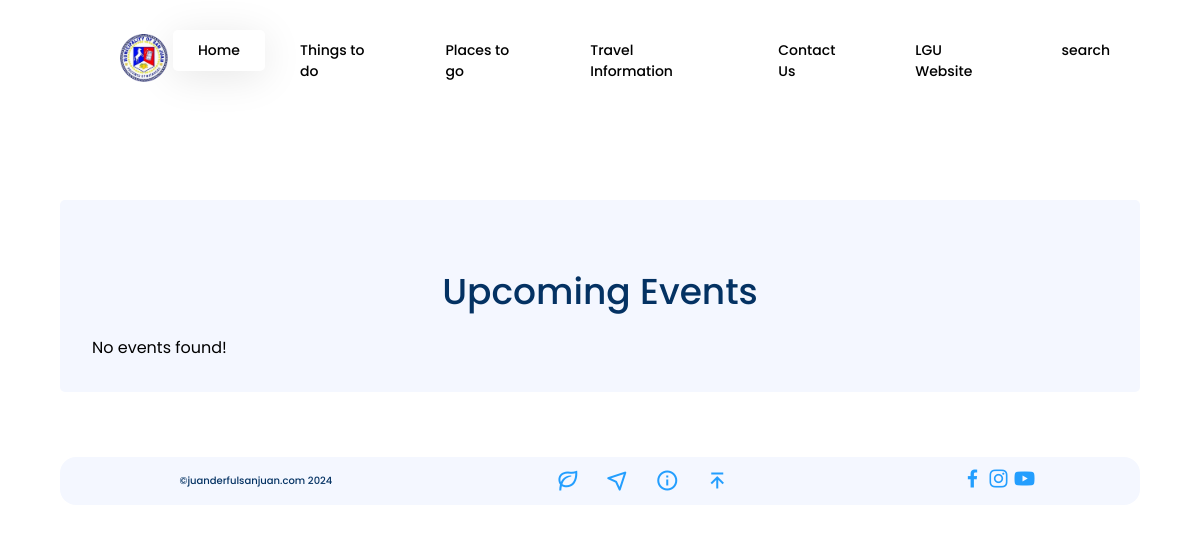
Page /events.php on the earlier database version.
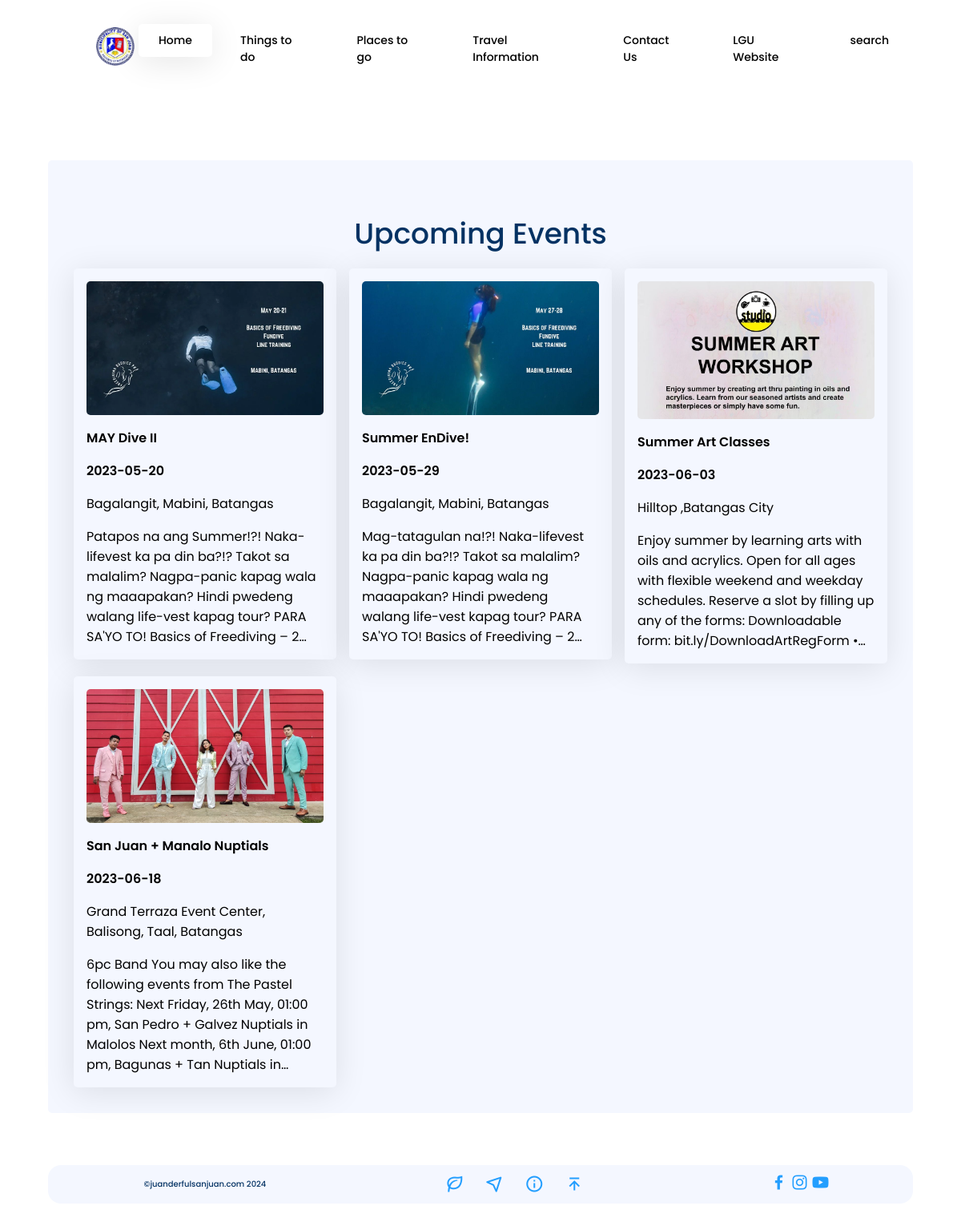
Same page on the later database version.
### tables this page shows
CREATE TABLE `events` (
  `id` int(11) NOT NULL,
  `name` varchar(100) NOT NULL,
  `description` varchar(10000) NOT NULL,
  `location` varchar(100) NOT NULL,
  `date` date NOT NULL,
  `img1` varchar(50) NOT NULL
);

### events.php (the view, shortened to what this page needs)
<?php
include 'components/connect.php';
?>
<!DOCTYPE html>
<html lang="en">
<head>
    <link rel="stylesheet" href="css/style.css">
</head>
<body>
    <header>
        <?php include 'components/header.php'; ?>
    </header>
    <br><br>
    <br><br>
    <br><br>
    <section class="section events" >
        <div class="events_container container">
            <div class="title_">Upcoming Events</div>
            <div class="events_contents">
                <?php
                    $sql = "SELECT * FROM `events` ORDER BY date";
                    $select_places = $conn->prepare($sql);
                    $select_places->execute();
                    if($select_places->rowCount() > 0){
                    while($fetch_places = $select_places->fetch(PDO::FETCH_ASSOC)){
                ?>
                <div class="events_list">
                    <div class="list_content">
                        <img src="img/events<?= $fetch_places['img1']; ?>">
                        <b><?= $fetch_places['name']; ?></b>
                        <b><?= $fetch_places['date']; ?></b>
                        <?= $fetch_places['location']; ?>
                        <p><?= $fetch_places['description']; ?></p>
                    </div>
                </div>
                <?php
                }
                }else{
                    echo '<p class="empty">No events found!</p>';
                }
                ?>
            </div>
        </div>
    </section>
    <?php include 'components/footer.php'; ?>
</body>
</html>

### components/header.php (shortened to what this page needs)
<div class="logo">
    <a href="index.php"><img src="img/logo.png"></a>
</div>
<nav class="nav-bar">
    <ul>
        <li>
            <a href="index.php" class="active">Home</a>
        </li>
        <li>
            <a href="index.php#experience">Things to do</a>
        </li>
        <li>
            <a href="index.php#experience">Places to go</a>
        </li>
        <li>
            <a href="travel-information.php">Travel Information</a>
        </li>
        <li>
            <a href="maps.php">Contact Us</a>
        </li>
        <li>
            <a href="https://www.sanjuanbatangas.gov.ph/" target="_blank">LGU Website</a>
        </li>
        <li>
            <a href="search.php">search</a>
        </li>
    </ul>
</nav>

### components/footer.php (shortened to what this page needs)
<section class="section">
    <footer class="footer_ ">
        <p class="foot_">©juanderfulsanjuan.com <?= date('Y'); ?></p>
        <ul class="footer_nav ">
            <div class="footer_icons ">
                <a href="index.php#experience" ><i class='bx bx-leaf icons_ nav-none'></i></a>
                <a href="index.php#experience" ><i class='bx bx-navigation icons_ nav-none'></i></a>
                <a href="travel-information.php" ><i class='bx bx-info-circle icons_ nav-none'></i></a>
                <a href="" onclick="back2Top()" ><i class='bx bx-arrow-to-top icons_ nav-none'></i></a>
            </div>
        </ul>
        <div class="footer_icons ">
            <a href="https://www.facebook.com/juanderfulsanjuan" target="_blank"><i class='bx bxl-facebook icons_'></i></a>
            <a href="https://www.instagram.com/juanderfulsanjuan/" target="_blank"><i class='bx bxl-instagram icons_'></i></a>
            <a href="https://www.youtube.com/channel/UC19ByN6QEWynHAxzgcyuMtg" target="_blank"><i class='bx bxl-youtube icons_'></i></a>
        </div>
    </footer>
</section><i class='bx '></i>

### css/style.css (style rules this page uses)
:root { --primary-color:#043263; --secondary-color:#239EFE; --text-color: #000000; --bg-color:#fff; --modal-color:#F4F7FF; --body-font: 'Poppins', sans-serif; --bigger-font-size: 3rem; --big-font-size: 2rem; --h1-font-size: 1.5rem; --h2-font-size: 1.25rem; --h3-font-size: 1.125rem; --normal-font-size: .938rem; --small-font-size: .813rem; --smaller-font-size: .75rem; --font-medium: 500; --font-semi-bold: 600; --font-bold: 800; --mb-0-25: .25rem; --mb-0-5: .5rem; --mb-0-75: .75rem; --mb-1: 1rem; --mb-1-5: 1.5rem; --mb-2: 2rem; --mb-2-5: 2.5rem; --mb-3: 3rem; --z-tooltip: 10; --z-fixed: 100; --z-modal: 1000; }
@media screen and (min-width: 968px) { :root { --bigger-font-size: 4rem; --big-font-size: 3rem; --h1-font-size: 2.25rem; --h2-font-size: 1.5rem; --h3-font-size: 1.25rem; --normal-font-size: 1rem; --small-font-size: .875rem; --smaller-font-size: .813rem; } }
* { padding: 0; margin: 0; box-sizing: border-box; font-family: var(--body-font); text-decoration: none; list-style: none; scroll-behavior: smooth; transition: all .2s ease; }
body { background: var(--bg-color); color: var(--text-color); }
b { font-size: var(--normal-font-size); font-weight: var(--font-semi-bold); }
.section { padding: 50px 5% 15px; }
.container { background-color: var(--modal-color); padding: 2rem; border-radius: 5px; }
.icons_ { font-size: 1.3rem; color: var(--secondary-color); transition: all .4s ease ; }
.title_ { text-align: center; font-size: var(--h1-font-size); font-weight: var(--font-medium); color: var(--primary-color); padding: 2rem 0 1rem; }
footer { background-color: var(--modal-color); display: flex; border-radius: 1rem; align-items: center; justify-content: space-around; }
.foot_ { font-size: 8px; font-weight: var(--font-medium); color: var(--primary-color); padding: 1rem; }
.footer_nav { font-size: var(--small-font-size); }
.footer_icons { display: flex; gap: 2px; }
.footer_ .icons_ { font-size: var(--h2-font-size); }
.nav-none { display: block; }
header { position: fixed; width: 100%; background: transparent; display: flex; align-items: center; justify-content: space-between; padding: 0 100px; z-index: var(--z-fixed); }
.logo img { width: 3rem; height: 3rem; }
.nav-bar ul { display: flex; }
.nav-bar ul li a { display: block; color: var(--text-color); font-size: var(--small-font-size); font-weight: var(--font-medium); padding: 10px 25px; border-radius: 5px; transition: .4s; margin: 0 5px; }
.nav-bar ul li a.active { background: var(--bg-color); box-shadow: -1px 6px 40px 0px rgba(0,0,0,0.10); }
@media only screen and (max-width: 1320px) { header { padding: 0 50px; } }
.events_contents { display: grid; grid-template-columns: repeat(1,1fr); gap: 1rem; }
.list_content { display: flex; flex-direction: column; padding: 1rem; gap: 1rem; background: var(--modal-color); box-shadow: -1px 6px 40px 0px rgba(0,0,0,0.10); border-radius: 5px; }
.list_content img { width: 100%; max-height: 250px ; border-radius: 5px; }
.events_list p { display: -webkit-box; -webkit-line-clamp: 6; -webkit-box-orient: vertical; overflow: hidden; }
@media screen and (min-width: 568px) { header { padding: 30px 5% 30px 10%; } }
@media screen and (min-width: 768px) { .events_contents { grid-template-columns: repeat(2,1fr); } }
@media screen and (min-width: 768px) { .foot_ { font-size: 10px; } }
@media screen and (min-width: 1024px) { .footer_icons .nav-none { font-size: var(--h2-font-size); margin-right: 1.5rem; } }
@media screen and (min-width: 1024px) { .events_contents { grid-template-columns: repeat(3,1fr); } }

Differences in the rows shown:
added events: img1 (picture), name "MAY Dive II", date "2023-05-20", location "Bagalangit, Mabini, Batangas", description "Patapos na ang Summer!?! Naka-lifevest ka pa din ba?!? Takot sa malalim? Nagpa-panic kapag wala ng maaapakan? Hindi pwedeng walang life-vest kapag tour? PARA SA'YO TO! Basics of Freediving –…"
added events: img1 (picture), name "Summer EnDive!", date "2023-05-29", location "Bagalangit, Mabini, Batangas", description "Mag-tatagulan na!?! Naka-lifevest ka pa din ba?!? Takot sa malalim? Nagpa-panic kapag wala ng maaapakan? Hindi pwedeng walang life-vest kapag tour? PARA SA'YO TO! Basics of Freediving –…"
added events: img1 (picture), name "Summer Art Classes", date "2023-06-03", location "Hilltop ,Batangas City", description "Enjoy summer by learning arts with oils and acrylics. Open for all ages with flexible weekend and weekday schedules. Reserve a slot by filling up any of the forms: Downloadable form: bit.ly/DownloadArtRegForm…"
added events: img1 (picture), name "San Juan + Manalo Nuptials", date "2023-06-18", location "Grand Terraza Event Center, Balisong, Taal, Batangas", description "6pc Band You may also like the following events from The Pastel Strings: Next Friday, 26th May, 01:00 pm, San Pedro + Galvez Nuptials in Malolos Next month, 6th June, 01:00 pm, Bagunas + Tan Nuptials…"
Other differences:
text no longer shown: "No events found!"
